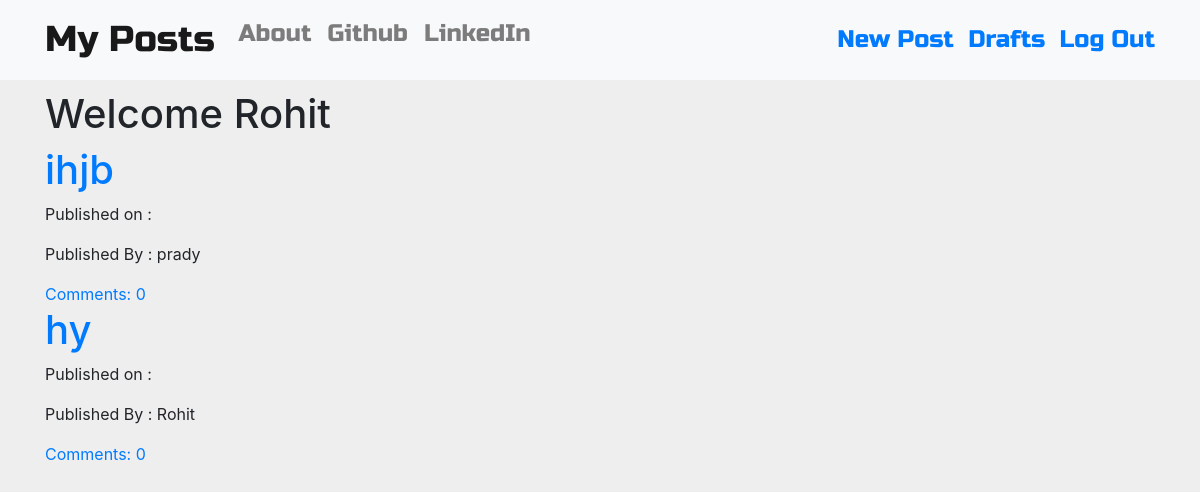
The page /drafts/ (signed in) on the database its author committed.
### blog/models.py (models this page shows, shortened)
class Post(models.Model):
    author=models.ForeignKey('auth.User',on_delete=models.CASCADE)
    title=models.CharField(max_length=200)
    text=models.TextField()
    create_date=models.DateTimeField(default=timezone.now)
    published_date=models.DateTimeField(blank=True,null=True)
    def approve_comments(self):
        return self.comments.filter(approved_comment=True)

### blog/views.py (the view)
# urls.py: path('drafts/',views.DraftListView.as_view(),name='post_draft_list'),
class DraftListView(LoginRequiredMixin,ListView):
    login_url='/login/'
    redirect_field_name='blog/post_list.html'
    model=models.Post
    def get_queryset(self):
        return models.Post.objects.filter(published_date__isnull=True).order_by('create_date')

### blog/templates/blog/post_list.html
{% extends 'blog/base.html' %}
{% block content %}
<div class="centerstage">
  {% for post in post_list %}
  <div class="post">
    <h1><a href="{% url 'post_detail' pk=post.pk %}">{{ post.title }}</a></h1>
    <div class="date">
      <p>Published on : {{post.published_date|date:'D M Y'}}</p>
      <p>Published By : {{post.author}}</p>
    </div>
    <a href="{% url 'post_detail' pk=post.pk %}">Comments: {{ post.approve_comments.count }}</a>
  </div>
  {% endfor %}
</div>
{% endblock %}

### blog/templates/blog/base.html (shortened to what this page needs)
<!DOCTYPE html>
{% load static %}
<html lang="en" dir="ltr">
  <head>
    <link rel="stylesheet" href="https://stackpath.bootstrapcdn.com/bootstrap/4.3.1/css/bootstrap.min.css">
    <link rel="stylesheet" href="//cdn.jsdelivr.net/medium-editor/latest/css/medium-editor.min.css" type="text/css" media="screen" charset="utf-8">
    <link rel="stylesheet" href="{% static 'css/blog.css' %}">
  </head>
  <body class="loader">
    <nav class="navbar navbar-expand-lg techfont custom-navbar navbar-light bg-light" style="background-color: #e3f2fd;">
      <div class="container">
        <ul class="nav navbar-nav">
          <li><a class="navbar-brand bigbrand" href="{% url 'post_list' %}">My Posts</a></li>
          <li><a class="nav-link" href="{% url 'about' %}">About</a></li>
          <li><a class="nav-link" href="https://www.github.com/Pradyumn542">Github</a></li>
          <li><a class="nav-link" href="https://www.linkedin.com/in/pradyumn-pandey-3523471ab">LinkedIn</a></li>
    </ul>
    <ul class="nav navbar-nav navbar-right" "l1">
      {% if user.is_authenticated %}
      <li>
        <a href="{% url 'post_new' %}"> New Post  &nbsp;</a>
      </li>
      <li>
        <a href="{% url 'post_draft_list' %}"> Drafts &nbsp; </a>
      </li>
      <li>
        <a href="{% url 'logout' %}">Log Out </a>
      </li>
      {% else %}
      <li><a class=" btn btn-primary " href="{% url 'login' %}"><span class="glyphicon glyphicon-user"  ></span>Login </a></li>
      {% endif %}
    </ul>
      </div>
    </nav>
    <div class="content container">
      <div class="row">
        <div class="col-md-8">
          <div class="blog_posts">
            {% if user.is_authenticated %}
            <h1>Welcome {{user.username}}</h1>
            {% endif %}
            {% block content %}
            {% endblock %}
          </div>
        </div>
      </div>
    </div>
  </body>
</html>

### blog/static/css/blog.css (style rules this page uses)
body { background: #EEEEEE; }
.techfont { font-family: 'Russo One', sans-serif; font-size: 1.5em; margin-bottom: 10px; }
.centerstage { margin-left: auto; margin-right: auto; }
.bigbrand { font-size: 1.5em; }
.loader { filter:hue-rotate(0deg); color: linear-gradient(45deg,#0f8,#08f); animation:hue 5000ms infinite linear; }

### rows shown on the page
Post: title "ihjb", author "prady", approve_comments.count "0"
Post: title "hy", author "Rohit", approve_comments.count "0"

### other values the page prints
{{ user.username }} "Rohit"
